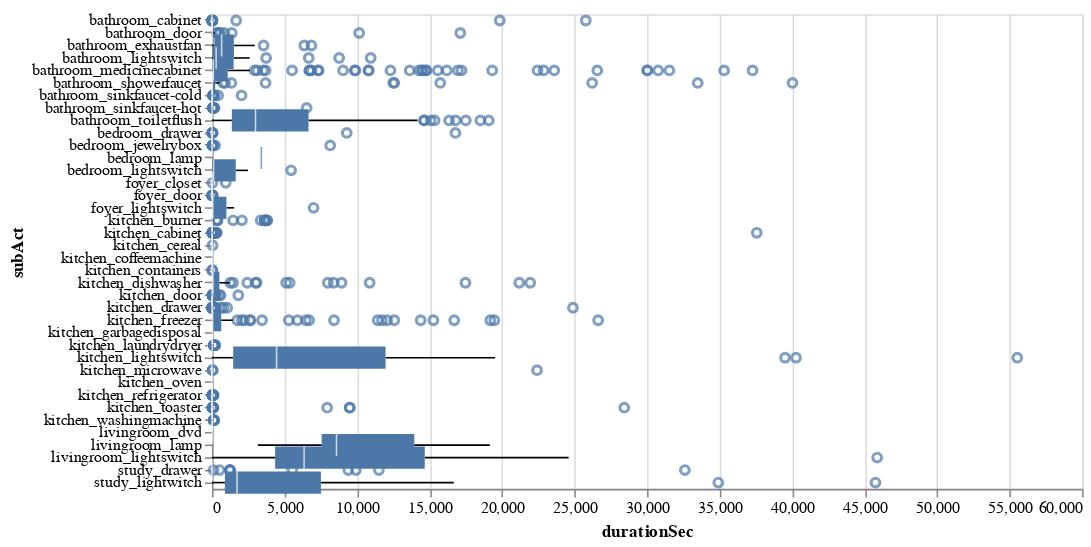

The notebook cell this image was saved under:
### Code cell
alt.Chart(ds).mark_boxplot().encode(
    x = 'durationSec',
    y = 'subAct',
).properties(width = 550).interactive()

### Figure 1 — Vega-Lite specification as saved in the notebook (floating-point values rounded to 4 significant figures; data arrays with more than 128 entries replaced by an {"elided": "..."} marker saying what was removed)
{"$schema": "https://vega.github.io/schema/vega-lite/v3.4.0.json", "config": {"mark": {"tooltip": null}, "view": {"height": 300, "width": 400}}, "data": {"name": "data-b96ac85505cbf30f13473bbfa8fb0d0e"}, "datasets": {"data-b96ac85505cbf30f13473bbfa8fb0d0e": {"elided": "2772 records"}}, "encoding": {"x": {"field": "durationSec", "type": "quantitative"}, "y": {"field": "subAct", "type": "nominal"}}, "mark": "boxplot", "selection": {"selector002": {"bind": "scales", "encodings": ["x", "y"], "type": "interval"}}, "width": 550}
